Frame 1 (no input): blank canvas, image omitted
Frame 60 (the mouse pressed at the canvas centre just before this capture): blank canvas, image omitted
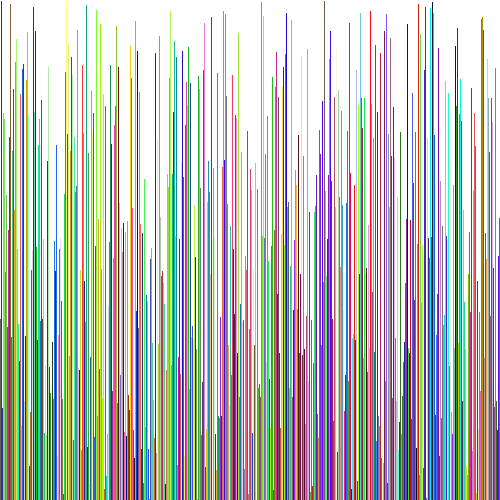
Frame 120 (the mouse held since frame 60 and released just before this capture)

The Processing sketch whose frames 1 and 60 were blank and that drew this single picture after the mouse press (run headless with seeded random() and noise(); from frame 60 on, the mouse is pressed at the canvas centre):

// Processing sketch: sketch_181208a
// ── sketch_181208a.pde
/* Copy the code into a new Processing sketch and complete then steps. */
import java.util.Random; 
//1. create an array of ints. don't initialize it yet.
int [] aah;
Random r = new Random();
void setup() {
  //2. set the size of your window
  size(500, 500);
  //3. initialize your array with the built in width variable
  aah = new int[width];
  //4. initialize the ints in the array with random numbers
  //   from 0 to the built in height variable
  //5. call the noStroke() method
  noStroke();
}
void draw() {
  //6. set the background color with background(r, g, b);
background(255, 255, 255);
  //7. set the color for your graph
fill(100, 100, 100);
  //8. draw a rectangle for each int in your array.
  for(int i = 0; i < aah.length; i++){
  rect(i, height, 1, -aah[i]);
fill(r.nextInt(256), r.nextInt(256), r.nextInt(256));
  }
  //   the x value will be the index of the int
  //   the y value will the height variable
  //   the width is 1
  //   the height is negative the value of the int at that element in the array
  //9. call the stepSort method
  stepSort(aah);
  //10. extract the code that randomizes the array into a method.
  //11. call the method you made in step 10 when the mouse is pressed
  if(mousePressed){
  randoarray();
}
}
 void randoarray(){
     for(int i = 0; i < aah.length; i++){
    aah[i] = r.nextInt(height);
  }
  }
void stepSort(int[] arr) {
  for (int i = 1; i < arr.length; i++) {
    if (arr[i - 1] > arr[i]) {
      int t = arr[i];
      arr[i] = arr[i - 1];
      arr[i - 1] = t;
    }
  }
}
